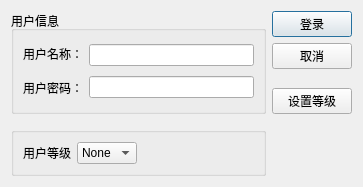
<?xml version="1.0" encoding="UTF-8"?>
<ui version="4.0">
 <class>Dialog1</class>
 <widget class="QDialog" name="Dialog1">
  <property name="geometry">
   <rect>
    <x>0</x>
    <y>0</y>
    <width>363</width>
    <height>187</height>
   </rect>
  </property>
  <property name="windowTitle">
   <string>用户登录</string>
  </property>
  <layout class="QGridLayout" name="gridLayout_7">
   <item row="0" column="1">
    <layout class="QVBoxLayout" name="verticalLayout">
     <item>
      <widget class="QPushButton" name="OKButton">
       <property name="text">
        <string>登录</string>
       </property>
       <property name="default">
        <bool>true</bool>
       </property>
      </widget>
     </item>
     <item>
      <widget class="QPushButton" name="cacelButton">
       <property name="text">
        <string>取消</string>
       </property>
      </widget>
     </item>
     <item>
      <spacer name="verticalSpacer">
       <property name="orientation">
        <enum>Qt::Vertical</enum>
       </property>
       <property name="sizeHint" stdset="0">
        <size>
         <width>20</width>
         <height>13</height>
        </size>
       </property>
      </spacer>
     </item>
     <item>
      <widget class="QPushButton" name="MOREButton">
       <property name="text">
        <string>设置等级</string>
       </property>
       <property name="checkable">
        <bool>true</bool>
       </property>
      </widget>
     </item>
    </layout>
   </item>
   <item row="2" column="0">
    <widget class="QGroupBox" name="secondbox">
     <property name="title">
      <string/>
     </property>
     <layout class="QGridLayout" name="gridLayout_5">
      <item row="0" column="1">
       <widget class="QComboBox" name="secondboxcolumn">
        <item>
         <property name="text">
          <string>None</string>
         </property>
        </item>
       </widget>
      </item>
      <item row="0" column="0">
       <widget class="QLabel" name="label_9">
        <property name="text">
         <string>用户等级</string>
        </property>
       </widget>
      </item>
      <item row="0" column="2">
       <spacer name="horizontalSpacer_5">
        <property name="orientation">
         <enum>Qt::Horizontal</enum>
        </property>
        <property name="sizeHint" stdset="0">
         <size>
          <width>100</width>
          <height>20</height>
         </size>
        </property>
       </spacer>
      </item>
     </layout>
    </widget>
   </item>
   <item row="1" column="0">
    <spacer name="verticalSpacer_6">
     <property name="orientation">
      <enum>Qt::Vertical</enum>
     </property>
     <property name="sizeHint" stdset="0">
      <size>
       <width>20</width>
       <height>6</height>
      </size>
     </property>
    </spacer>
   </item>
   <item row="0" column="0">
    <widget class="QGroupBox" name="primaryBox">
     <property name="title">
      <string>用户信息</string>
     </property>
     <layout class="QGridLayout" name="gridLayout">
      <item row="0" column="0">
       <widget class="QLabel" name="label">
        <property name="text">
         <string>用户名称：</string>
        </property>
       </widget>
      </item>
      <item row="0" column="1" rowspan="2">
       <layout class="QVBoxLayout" name="verticalLayout_2">
        <item>
         <widget class="QLineEdit" name="usrnameEdit"/>
        </item>
        <item>
         <widget class="QLineEdit" name="usrpwdEdit"/>
        </item>
       </layout>
      </item>
      <item row="1" column="0">
       <widget class="QLabel" name="label_2">
        <property name="text">
         <string>用户密码：</string>
        </property>
       </widget>
      </item>
     </layout>
    </widget>
   </item>
  </layout>
 </widget>
 <resources/>
 <connections>
  <connection>
   <sender>cacelButton</sender>
   <signal>clicked()</signal>
   <receiver>Dialog1</receiver>
   <slot>reject()</slot>
   <hints>
    <hint type="sourcelabel">
     <x>298</x>
     <y>49</y>
    </hint>
    <hint type="destinationlabel">
     <x>266</x>
     <y>158</y>
    </hint>
   </hints>
  </connection>
  <connection>
   <sender>MOREButton</sender>
   <signal>toggled(bool)</signal>
   <receiver>secondbox</receiver>
   <slot>setVisible(bool)</slot>
   <hints>
    <hint type="sourcelabel">
     <x>302</x>
     <y>103</y>
    </hint>
    <hint type="destinationlabel">
     <x>197</x>
     <y>147</y>
    </hint>
   </hints>
  </connection>
  <connection>
   <sender>OKButton</sender>
   <signal>clicked()</signal>
   <receiver>Dialog1</receiver>
   <slot>accept()</slot>
   <hints>
    <hint type="sourcelabel">
     <x>329</x>
     <y>19</y>
    </hint>
    <hint type="destinationlabel">
     <x>317</x>
     <y>139</y>
    </hint>
   </hints>
  </connection>
 </connections>
</ui>
